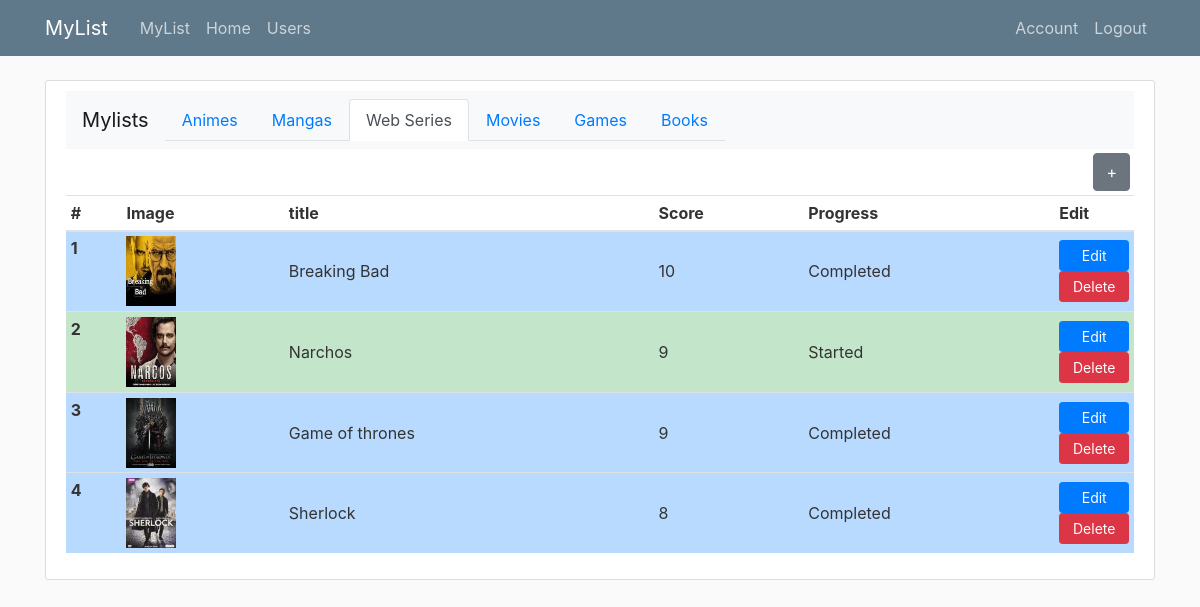
Screenshot of /mylist/pradyuman?medium=Web+Series (signed in) with the database file from the repository.
### mylist/models.py (models this page shows, shortened)
class Entry(db.Model):
    id = db.Column(db.Integer, primary_key=True)
    image_file = db.Column(db.String(20), nullable=False, default='entry.png')
    title = db.Column(db.String(100), nullable=False)
    score = db.Column(db.Integer)
    status = db.Column(db.Integer)
    medium = db.Column(db.String(20),nullable=False,default = "Others")
    user_id = db.Column(db.Integer, db.ForeignKey('user.id'), nullable=False)

### mylist/routes.py (the view, shortened to what this page needs)
@app.route("/mylist/<string:username>", methods=['GET', 'POST'])
def mylist(username):
    user = User.query.filter_by(username=username).first_or_404()
    username = user.username
    medium = request.args.get('medium')
    data = Entry.query.filter_by(user = user).filter_by(medium = medium).order_by(Entry.score.desc())
    form_add = EntryAddForm()
    score = request.form.get("Score")
    status = request.form.get("Status")
    form_update = EntryUpdateForm()
    if request.method == 'GET':
        data = Entry.query.filter_by(user = user).filter_by(medium = medium).order_by(Entry.score.desc())
    colours = {"Completed": "primary","Started":"success","On Hold":"warning","Dropped":"danger","Plan to Start":"secondary"}
    return render_template('mylist.html',username = username,medium = medium,mediums = mediums,
        form_add=form_add,form_update=form_update,form_title = form_update.title.data,data = data,colours = colours)

### mylist/models.py (called while the page is built)
@login_manager.user_loader
def load_user(user_id):
    return User.query.get(int(user_id))

### mylist/templates/mylist.html (shortened to what this page needs)
{% extends "mylist_layout.html" %}
{% block content %}
    <div class="content-section">
    <nav class="navbar navbar-expand-lg navbar-light bg-light">
        <a class="navbar-brand" href="{{ url_for('mylist',username= username) }}">
            {% if (current_user.is_authenticated and current_user.username == username) %}
                Mylists
            {% else %}
                {{username}}'s
            {%endif%}
        </a>
        <ul class="nav nav-tabs">
              {% for i in mediums%}
                {% if i == medium %}
                <li class="nav-item">
                    <a class="nav-link active" href="{{url_for('mylist', username = username,medium = i )}}">{{i}}</a>
                </li>
                {%else%}
                    <li class="nav-item">
                        <a class="nav-link" href="{{url_for('mylist', username = username,medium = i)}}">{{i}}</a>
                    </li>
                {%endif%}
              {%endfor%}
        </ul>
    </nav>
    {% if medium %}
            <div>
                {% if (current_user.is_authenticated and current_user.username == username) %}
                <button type="button" class="btn btn-l btn-secondary m-1 float-right" data-toggle="modal" data-target="#Add">+</button>
                {% endif %}
            </div>
            {% include "table.html" %}
        {%endif%}
    </div>
{% endblock content %}

### mylist/templates/mylist_layout.html (shortened to what this page needs)
<!DOCTYPE html>
<html>
<head>
    <link rel="stylesheet" href="https://maxcdn.bootstrapcdn.com/bootstrap/4.0.0/css/bootstrap.min.css">
    <link rel="stylesheet" type="text/css" href="{{ url_for('static', filename='main.css') }}">
</head>
<body>
    <header class="site-header">
      <nav class="navbar navbar-expand-md navbar-dark bg-steel fixed-top">
        <div class="container">
          <a class="navbar-brand mr-4" href="/">MyList</a>
          <div class="collapse navbar-collapse" id="navbarToggle">
            <div class="navbar-nav mr-auto">
              {% if current_user.is_authenticated %}
                <a class="nav-item nav-link" href="{{ url_for('mylist', username= current_user.username ) }}">MyList</a>
              {% endif %}
              <a class="nav-item nav-link" href='{{url_for("home")}}'>Home</a>
              <a class="nav-item nav-link" href='{{url_for("users")}}'>Users</a>
            </div>
            <div class="navbar-nav">
              {% if current_user.is_authenticated %}
                <a class="nav-item nav-link" href="{{ url_for('account') }}">Account</a>
                <a class="nav-item nav-link" href="{{ url_for('logout') }}">Logout</a>
              {% else %}
                <a class="nav-item nav-link" href="{{ url_for('login') }}">Login</a>
                <a class="nav-item nav-link" href="{{ url_for('register') }}">Register</a>
              {% endif %}
            </div>
          </div>
        </div>
      </nav>
    </header>
    <main role="main" class="container">
      <div class="row">
         <div class="col-md-12">
          {% block content %}{% endblock %}
        </div>
        </div>
    </main>
</body>
</html>

### mylist/templates/table.html (shortened to what this page needs)
<table class="table table-sm">
            <thead style="resize:  20%">
                <tr">
                  <th scope="col">#</th>
                  <th scope="col">Image</th>
                  <th scope="col">title</th>
                  <th scope="col">Score</th>
                  <th scope="col">Progress</th>
                  {% if (current_user.is_authenticated and current_user.username == username) %}
                  <th edit="edit">Edit</th>
                  {%endif%}
              </thead>
              <tbody>
                {% for i in range(data.count()) %}
                <tr class="table-{{colours[data[i].status]}}">
                    <th scope="row" >{{i + 1}}</th>
                    <td><img src={{url_for("static", filename='profile_pics/' + data[i].image_file)}} width = "50px" height="70px"></td>
                    <td class="align-middle">{{data[i].title}}</td>
                    {% if data[i].score == -1 %}
                        <td class="align-middle">NA</td>
                    {% else %}
                        <td class="align-middle">{{data[i].score}}</td>
                    {% endif %}
                    <td class="align-middle">{{data[i].status}}</td>
                    {% if (current_user.is_authenticated and current_user.username == username) %}
                        {% set x = i | string() %}
                        {% set x = "#"+ x %}
                        <td class="align-middle" style="width: 5%"><button type="button" class="btn btn-sm btn-primary edit_del" data-toggle="modal" data-target={{x}}>Edit</button>
                        <form method = "post">
                        <button type="submit" class="btn btn-sm btn-danger edit_del" name = "delete" value = "delete">Delete</button>
                        </form>
                        </td>
                    {%endif%}
                </tr>
               {% endfor %}
              </tbody>
            </table>

### mylist/static/main.css (style rules this page uses)
body { background: #fafafa; color: #333333; margin-top: 5rem; }
.bg-steel { background-color: #5f788a; }
.site-header .navbar-nav .nav-link { color: #cbd5db; }
.content-section { background: #ffffff; padding: 10px 20px; border: 1px solid #dddddd; border-radius: 3px; margin-bottom: 20px; }
.edit_del { width: 70px; }

### rows the page displays
Entry: image_file (picture), title "Breaking Bad", score "10", status "Completed"
Entry: image_file (picture), title "Narchos", score "9", status "Started"
Entry: image_file (picture), title "Game of thrones", score "9", status "Completed"
Entry: image_file (picture), title "Sherlock", score "8", status "Completed"

### other values shown
{{ i }} "Animes" "Mangas" "Movies" "Games" "Books"
{{ i }} "Web Series"
{{ i + 1 }} "1" "2" "3" "4"
